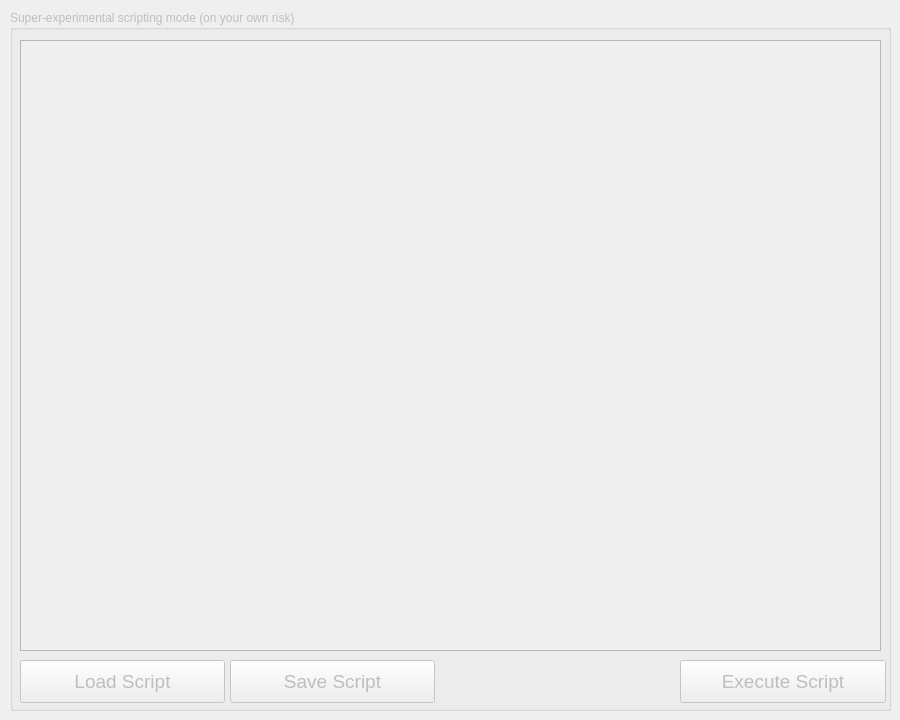
    <widget class="QWidget" name="tab_2">
     <attribute name="title">
      <string>Scripting</string>
     </attribute>
     <widget class="QGroupBox" name="groupBox_2">
      <property name="enabled">
       <bool>false</bool>
      </property>
      <property name="geometry">
       <rect>
        <x>10</x>
        <y>10</y>
        <width>881</width>
        <height>701</height>
       </rect>
      </property>
      <property name="title">
       <string>Super-experimental scripting mode (on your own risk)</string>
      </property>
      <widget class="QTextEdit" name="scriptEdit">
       <property name="geometry">
        <rect>
         <x>10</x>
         <y>30</y>
         <width>861</width>
         <height>611</height>
        </rect>
       </property>
       <property name="tabStopWidth">
        <number>30</number>
       </property>
      </widget>
      <widget class="QPushButton" name="loadScriptButton">
       <property name="geometry">
        <rect>
         <x>10</x>
         <y>650</y>
         <width>205</width>
         <height>43</height>
        </rect>
       </property>
       <property name="font">
        <font>
         <pointsize>14</pointsize>
        </font>
       </property>
       <property name="text">
        <string>Load Script</string>
       </property>
      </widget>
      <widget class="QPushButton" name="saveScriptButton">
       <property name="geometry">
        <rect>
         <x>220</x>
         <y>650</y>
         <width>205</width>
         <height>43</height>
        </rect>
       </property>
       <property name="font">
        <font>
         <pointsize>14</pointsize>
        </font>
       </property>
       <property name="text">
        <string>Save Script</string>
       </property>
      </widget>
      <widget class="QPushButton" name="executeScriptButton">
       <property name="geometry">
        <rect>
         <x>670</x>
         <y>650</y>
         <width>206</width>
         <height>43</height>
        </rect>
       </property>
       <property name="font">
        <font>
         <pointsize>14</pointsize>
        </font>
       </property>
       <property name="text">
        <string>Execute Script</string>
       </property>
      </widget>
     </widget>
    </widget>
